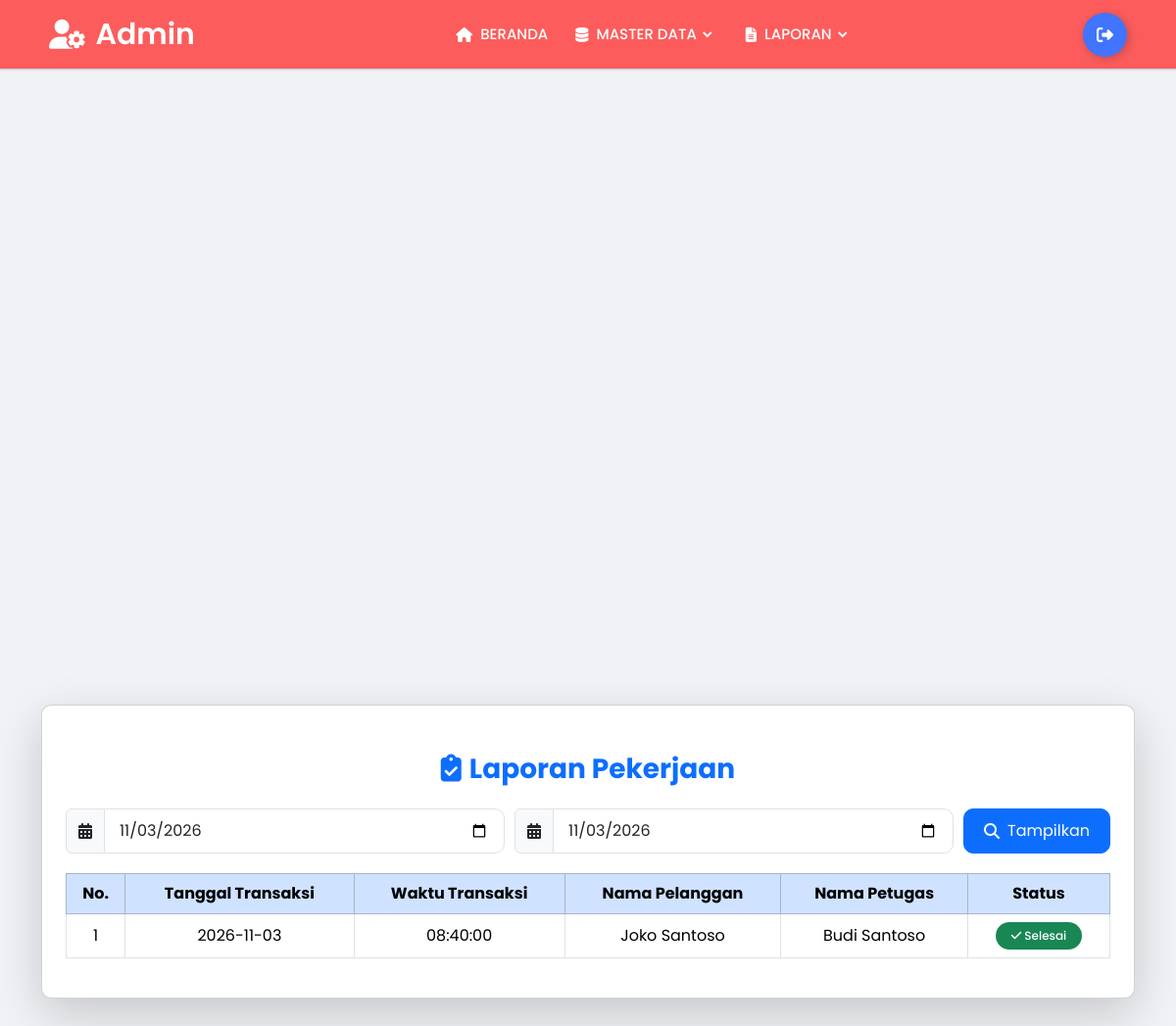
Page /admin/laporan/laporan_pekerjaan.php (signed in) on the committed database.
### tables this page shows
CREATE TABLE `transaksi` (
  `id_transaksi` int(11) NOT NULL,
  `tgl_transaksi` date NOT NULL,
  `waktu_transaksi` time NOT NULL,
  `status` varchar(50) NOT NULL,
  `status_transaksi` int(11) NOT NULL,
  `id_customer` int(11) NOT NULL,
  `id_petugas` int(11) NOT NULL
);

CREATE TABLE `customer` (
  `id_customer` int(11) NOT NULL,
  `nama_customer` varchar(100) NOT NULL,
  `no_telp` varchar(15) NOT NULL
);

CREATE TABLE `petugas` (
  `id_petugas` int(11) NOT NULL,
  `nama_petugas` varchar(50) NOT NULL,
  `no_telp` varchar(15) NOT NULL,
  `alamat` text NOT NULL,
  `email` varchar(100) NOT NULL
);

### admin/laporan/laporan_pekerjaan.php (the view, shortened to what this page needs)
<?php
include "../include/koneksi.php";
include "../include/header.php";
if ($_SESSION['level'] == "admin") {
    include "../include/navbar_admin.php";
    $tgl_awal = date('Y-m-d');
    $tgl_akhir = date('Y-m-d');
?>
<link rel="stylesheet" href="https://cdnjs.cloudflare.com/ajax/libs/font-awesome/6.4.0/css/all.min.css" />
<div class="container mt-5">
    <div class="card shadow-lg p-4">
        <h3 class="text-center text-primary mt-4 mb-4">
            <i class="fas fa-clipboard-check me-2"></i>Laporan Pekerjaan
        </h3>
        <form action="laporan_pekerjaan.php" method="GET" class="form-inline">
            <div class="input-group">
                <span class="input-group-text"><i class="fa-solid fa-calendar-alt"></i></span>
                <input type="date" name="tgl_awal" class="form-control" value="<?= $tgl_awal ?>" required>
            </div>
            <div class="input-group">
                <span class="input-group-text"><i class="fa-solid fa-calendar-alt"></i></span>
                <input type="date" name="tgl_akhir" class="form-control" value="<?= $tgl_akhir ?>" required>
            </div>
            <button type="submit" class="btn btn-primary d-flex align-items-center">
                <i class="fa-solid fa-search me-2"></i> Tampilkan
            </button>
        </form>
        <?php
            $sql = "SELECT transaksi.*, customer.nama_customer, petugas.nama_petugas
                    FROM transaksi
                    INNER JOIN customer ON transaksi.id_customer = customer.id_customer
                    INNER JOIN petugas ON transaksi.id_petugas = petugas.id_petugas
                    WHERE transaksi.status = 'Selesai' AND tgl_transaksi >= '$tgl_awal' AND tgl_transaksi <= '$tgl_akhir'
                    ORDER BY transaksi.tgl_transaksi DESC";
            $sql_eksekusi = mysqli_query($koneksi, $sql);
        ?>
        <div class="table-responsive">
            <table class="table table-hover table-bordered text-center">
                <thead class="table-primary">
                    <tr>
                        <th>No.</th>
                        <th>Tanggal Transaksi</th>
                        <th>Waktu Transaksi</th>
                        <th>Nama Pelanggan</th>
                        <th>Nama Petugas</th>
                        <th>Status</th>
                    </tr>
                </thead>
                <tbody>
                    <?php
                        $no = 1;
                        while ($data = mysqli_fetch_array($sql_eksekusi)) {
                    ?>
                    <tr>
                        <td><?= $no++; ?></td>
                        <td><?= date('Y-m-d', strtotime($data['tgl_transaksi'])); ?></td>
                        <td><?= $data['waktu_transaksi']; ?></td>
                        <td><?= $data['nama_customer']; ?></td>
                        <td><?= $data['nama_petugas']; ?></td>
                        <td>
                            <span class="badge bg-success">
                                <i class="fa-solid fa-check"></i> <?= $data['status']; ?>
                            </span>
                        </td>
                    </tr>
                    <?php } ?>
                </tbody>
            </table>
        </div>
    </div>
</div>
<?php
    include "../include/footer.php";
} else {
    header("Location: ../index.php");
    exit();
}
?>

### admin/asset/css/style.css (style rules this page uses)
* { margin: 0; padding: 0; box-sizing: border-box; font-family: "poppins", sans-serif; }
body { display: flex; justify-content: center; align-items: center; min-height: 200vh; background: url(img.jpg) no-repeat; background-size: cover; background-position: center; }

### admin/include/navbar_admin.php (style rules this page uses)
* { margin: 0; padding: 0; box-sizing: border-box; font-family: 'Poppins', sans-serif; }
body { min-height: 100vh; }

### admin/laporan/laporan_pekerjaan.php (style rules this page uses)
body { padding-top: 70px; background: #f0f2f5; font-family: 'Poppins', sans-serif; }
.card { border-radius: 10px; box-shadow: 0 4px 6px rgba(0,0,0,0.1); margin-top: 20px; }
.card h3 { font-weight: bold; }
.table th, .table td { vertical-align: middle !important; }
.btn i { margin-right: 4px; }
.badge { padding: 0.5rem 1rem; border-radius: 20px; font-weight: 500; }
.form-inline { display: flex; justify-content: center; align-items: center; gap: 10px; margin-bottom: 20px; }
.form-inline .form-control { border-radius: 10px; padding: 10px 15px; }
.form-inline .btn { border-radius: 10px; padding: 10px 20px; }

### rows in the picture
transaksi: tgl_transaksi "2026-11-03", waktu_transaksi "08:40:00", id_customer.nama_customer "Joko Santoso", id_petugas.nama_petugas "Budi Santoso", status "Selesai"
